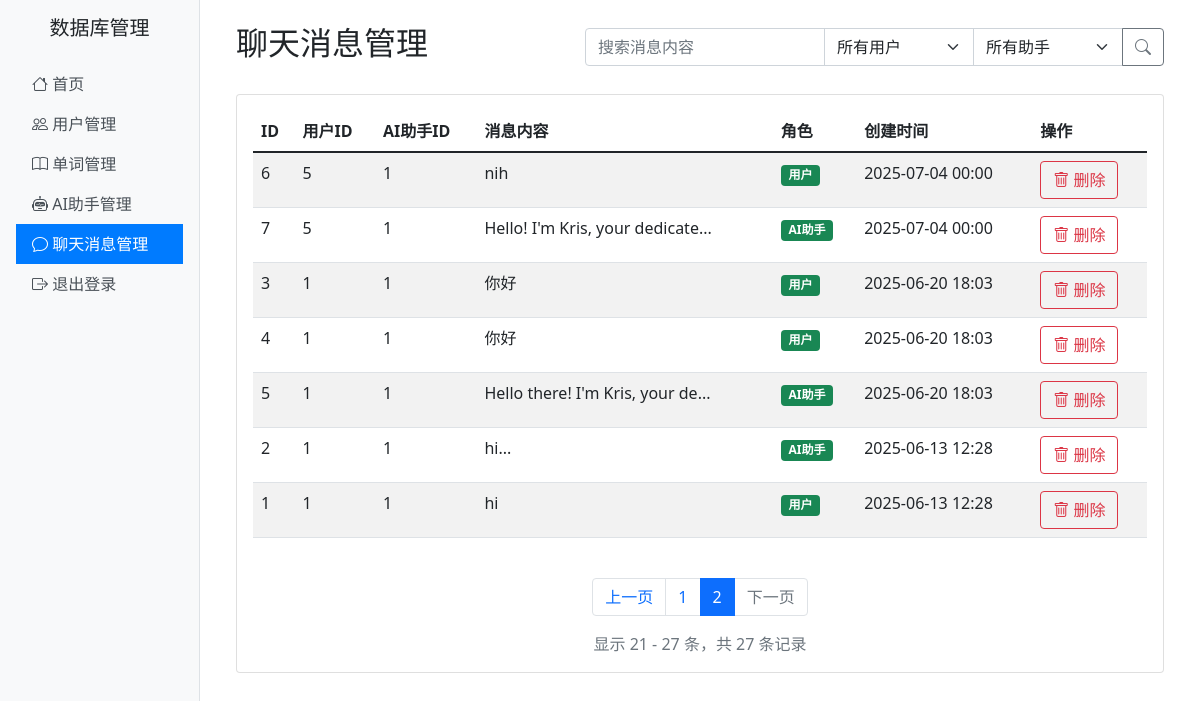
The app's page /admin/chat_messages?page=2&per_page=20 (signed in), older data.
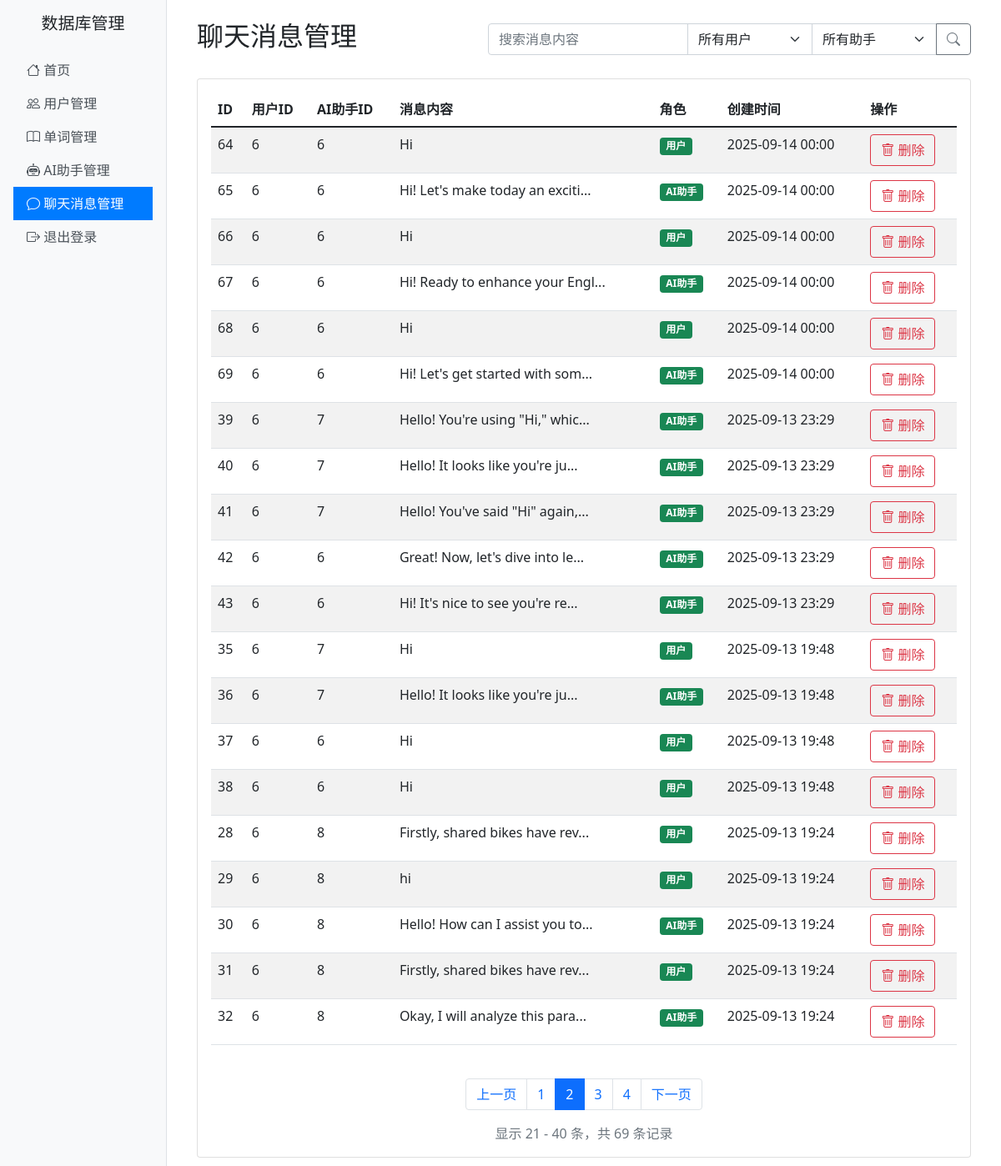
The same page, newer data.
### sql_alchemy.py (models this page shows)
class ChatMessage(db.Model):
    __tablename__ = 'chat_messages'
    message_id = db.Column(db.Integer, primary_key=True)
    user_id = db.Column(db.Integer, db.ForeignKey('user.user_id'), nullable=False)
    agent_id = db.Column(db.Integer, db.ForeignKey('ai_agent.agent_id'), nullable=False)
    sender_type = db.Column(db.String(10), nullable=False)  # 'user' or 'agent'
    content = db.Column(db.Text, nullable=False)
    tokens = db.Column(db.Integer, default=0)
    created_at = db.Column(db.DateTime, default=datetime.now())

### views/admin/__init__.py (the view)
@admin_bp.route('/chat_messages')
@login_required
def list_chat_messages():
    page = request.args.get('page', 1, type=int)
    per_page = request.args.get('per_page', 20, type=int)
    search = request.args.get('search', '')
    user_id = request.args.get('user_id', type=int)
    agent_id = request.args.get('agent_id', type=int)
    query = ChatMessage.query
    if search:
        query = query.filter(ChatMessage.content.ilike(f'%{search}%'))
    if user_id:
        query = query.filter(ChatMessage.user_id == user_id)
    if agent_id:
        query = query.filter(ChatMessage.agent_id == agent_id)
    chat_messages = query.order_by(ChatMessage.created_at.desc()).paginate(
        page=page, per_page=per_page, error_out=False
    )
    users = User.query.with_entities(User.user_id, User.username).all()
    agents = AIAgent.query.with_entities(AIAgent.agent_id, AIAgent.name).all()
    return render_template('admin/chat_messages/list.html',
                         chat_messages=chat_messages,
                         search=search,
                         user_id=user_id,
                         agent_id=agent_id,
                         users=users,
                         agents=agents)

### views/admin/__init__.py (called while the page is built)
def login_required(f):
    from functools import wraps
    @wraps(f)
    def decorated_function(*args, **kwargs):
        if 'admin_logged_in' not in session:
            return redirect(url_for('admin.login'))
        return f(*args, **kwargs)
    return decorated_function

### views/admin/templates/admin/chat_messages/list.html (shortened to what the changed rows need)
{% extends "admin/base.html" %}
{% block content %}
<div class="d-flex justify-content-between align-items-center mb-4">
    <h2>聊天消息管理</h2>
</div>
<div class="card">
    <div class="card-body">
        <div class="table-responsive">
            <table class="table table-striped">
                <thead>
                    <tr>
                        <th>ID</th>
                        <th>用户ID</th>
                        <th>AI助手ID</th>
                        <th>消息内容</th>
                        <th>角色</th>
                        <th>创建时间</th>
                        <th>操作</th>
                    </tr>
                </thead>
                <tbody>
                    {% for message in chat_messages %}
                    <tr>
                        <td>{{ message.message_id }}</td>
                        <td>{{ message.user_id }}</td>
                        <td>{{ message.agent_id }}</td>
                        <td>{{ message.content[:30] }}{% if message.content|length > 30 %}...{% endif %}</td>
                        <td>
                            <span class="badge bg-{{ 'info' if message.role == 'user' else 'success' }}">
                                {{ '用户' if message.sender_type == 'user' else 'AI助手' }}
                            </span>
                        </td>
                        <td>{{ message.created_at.strftime('%Y-%m-%d %H:%M') }}</td>
                        <td>
                            <div class="btn-group btn-group-sm">
                                <form method="POST" action="{{ url_for('admin.delete_chat_message', message_id=message.message_id) }}" onsubmit="return confirm('确定要删除这条聊天消息吗？');">
                                    <button type="submit" class="btn btn-outline-danger">
                                        <i class="bi bi-trash"></i> 删除
                                    </button>
                                </form>
                            </div>
                        </td>
                    </tr>
                    {% endfor %}
                </tbody>
            </table>
        </div>
        {% if chat_messages.pages > 1 %}
        <nav aria-label="Page navigation" class="mt-4">
            <ul class="pagination justify-content-center">
                {% for page_num in chat_messages.iter_pages(left_edge=2, right_edge=2, left_current=2, right_current=2) %}
                    {% if page_num %}
                        {% if page_num == chat_messages.page %}
                        <li class="page-item active">
                            <span class="page-link">{{ page_num }}</span>
                        </li>
                        {% else %}
                        <li class="page-item">
                            <a class="page-link" href="{{ url_for('admin.list_chat_messages', page=page_num, per_page=chat_messages.per_page) }}">{{ page_num }}</a>
                        </li>
                        {% endif %}
                    {% else %}
                        <li class="page-item disabled">
                            <span class="page-link">...</span>
                        </li>
                    {% endif %}
                {% endfor %}
                {% if chat_messages.has_next %}
                <li class="page-item">
                    <a class="page-link" href="{{ url_for('admin.list_chat_messages', page=chat_messages.next_num, per_page=chat_messages.per_page) }}">下一页</a>
                </li>
                {% else %}
                <li class="page-item disabled">
                    <span class="page-link">下一页</span>
                </li>
                {% endif %}
            </ul>
        </nav>
        {% endif %}
        <div class="mt-3 text-center text-muted">
            显示 {{ chat_messages.first }} - {{ chat_messages.last }} 条，共 {{ chat_messages.total }} 条记录
        </div>
    </div>
</div>
{% endblock %}

Row changes from the older to the newer data that the page shows:
no longer on this page (row unchanged): ChatMessage: message_id "6", user_id "5", agent_id "1", content "nih", sender_type "用户", created_at "2025-07-04 00:00"
no longer on this page (row edited): ChatMessage: message_id "7", user_id "5", agent_id "1", content "Hello! I'm Kris, your dedicate", sender_type "AI助手", created_at "2025-07-04 00:00"
no longer on this page (row unchanged): ChatMessage: message_id "3", user_id "1", agent_id "1", content "你好", sender_type "用户", created_at "2025-06-20 18:03"
no longer on this page (row unchanged): ChatMessage: message_id "4", user_id "1", agent_id "1", content "你好", sender_type "用户", created_at "2025-06-20 18:03"
no longer on this page (row edited): ChatMessage: message_id "5", user_id "1", agent_id "1", content "Hello there! I'm Kris, your de", sender_type "AI助手", created_at "2025-06-20 18:03"
no longer on this page (row edited): ChatMessage: message_id "2", user_id "1", agent_id "1", content "hi...", sender_type "AI助手", created_at "2025-06-13 12:28"
no longer on this page (row unchanged): ChatMessage: message_id "1", user_id "1", agent_id "1", content "hi", sender_type "用户", created_at "2025-06-13 12:28"
added ChatMessage: message_id "64", user_id "6", agent_id "6", content "Hi", sender_type "用户", created_at "2025-09-14 00:00"
added ChatMessage: message_id "65", user_id "6", agent_id "6", content "Hi! Let's make today an exciti", sender_type "AI助手", created_at "2025-09-14 00:00"
added ChatMessage: message_id "66", user_id "6", agent_id "6", content "Hi", sender_type "用户", created_at "2025-09-14 00:00"
added ChatMessage: message_id "67", user_id "6", agent_id "6", content "Hi! Ready to enhance your Engl", sender_type "AI助手", created_at "2025-09-14 00:00"
added ChatMessage: message_id "68", user_id "6", agent_id "6", content "Hi", sender_type "用户", created_at "2025-09-14 00:00"
added ChatMessage: message_id "69", user_id "6", agent_id "6", content "Hi! Let's get started with som", sender_type "AI助手", created_at "2025-09-14 00:00"
added ChatMessage: message_id "39", user_id "6", agent_id "7", content "Hello! You're using \"Hi,\" whic", sender_type "AI助手", created_at "2025-09-13 23:29"
added ChatMessage: message_id "40", user_id "6", agent_id "7", content "Hello! It looks like you're ju", sender_type "AI助手", created_at "2025-09-13 23:29"
added ChatMessage: message_id "41", user_id "6", agent_id "7", content "Hello! You've said \"Hi\" again,", sender_type "AI助手", created_at "2025-09-13 23:29"
added ChatMessage: message_id "42", user_id "6", agent_id "6", content "Great! Now, let's dive into le", sender_type "AI助手", created_at "2025-09-13 23:29"
added ChatMessage: message_id "43", user_id "6", agent_id "6", content "Hi! It's nice to see you're re", sender_type "AI助手", created_at "2025-09-13 23:29"
added ChatMessage: message_id "35", user_id "6", agent_id "7", content "Hi", sender_type "用户", created_at "2025-09-13 19:48"
added ChatMessage: message_id "36", user_id "6", agent_id "7", content "Hello! It looks like you're ju", sender_type "AI助手", created_at "2025-09-13 19:48"
added ChatMessage: message_id "37", user_id "6", agent_id "6", content "Hi", sender_type "用户", created_at "2025-09-13 19:48"
added ChatMessage: message_id "38", user_id "6", agent_id "6", content "Hi", sender_type "用户", created_at "2025-09-13 19:48"
added ChatMessage: message_id "28", user_id "6", agent_id "8", content "Firstly, shared bikes have rev", sender_type "用户", created_at "2025-09-13 19:24"
added ChatMessage: message_id "29", user_id "6", agent_id "8", content "hi", sender_type "用户", created_at "2025-09-13 19:24"
added ChatMessage: message_id "30", user_id "6", agent_id "8", content "Hello! How can I assist you to", sender_type "AI助手", created_at "2025-09-13 19:24"
added ChatMessage: message_id "31", user_id "6", agent_id "8", content "Firstly, shared bikes have rev", sender_type "用户", created_at "2025-09-13 19:24"
added ChatMessage: message_id "32", user_id "6", agent_id "8", content "Okay, I will analyze this para", sender_type "AI助手", created_at "2025-09-13 19:24"
Text that changed along with them:
{{ chat_messages.last }}: "27" → "40"
{{ chat_messages.total }}: "27" → "69"
new list line: "3"
new list line: "4"
